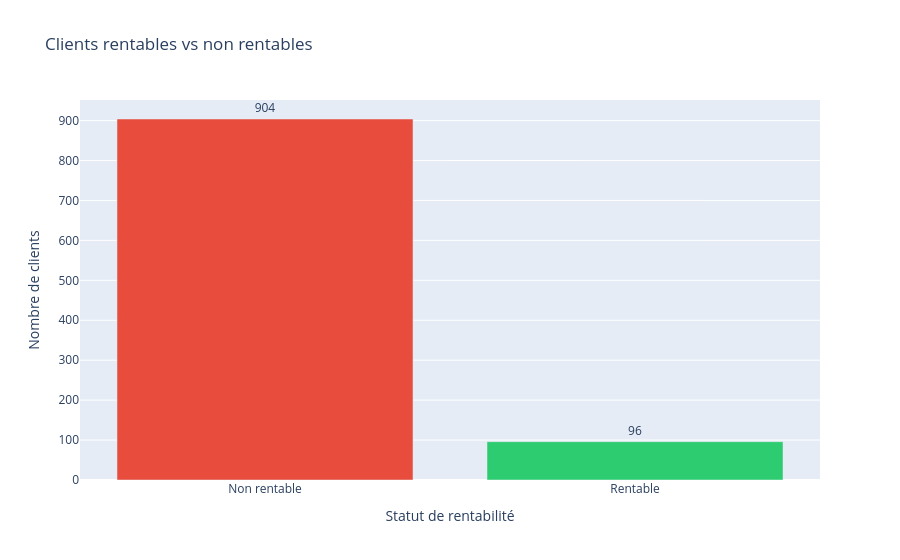

Source (notebook cell):
### Code cell
import plotly.graph_objects as go

fig = go.Figure(
    data=[
        go.Bar(
            x=rentabilite_clients["rentabilite"],
            y=rentabilite_clients["Effectif"],
            textposition="outside"
        )
    ]
)

fig_rentabilite.update_traces(textposition="outside", textfont_size=12)
fig_rentabilite.update_layout(
    bargap=0.2,
    xaxis_title="Statut de rentabilité",
    yaxis_title="Nombre de clients",
    showlegend=False
)

fig_rentabilite.show()

### Figure 1 — Plotly figure (JSON) as saved in the notebook; plotly's stock layout.template omitted (floating-point values rounded to 4 significant figures)
{"data": [{"hovertemplate": "Rentabilité=%{x}<br>Nombre de clients=%{text}<extra></extra>", "legendgroup": "Non rentable", "marker": {"color": "#e74c3c", "pattern": {"shape": ""}}, "name": "Non rentable", "orientation": "v", "showlegend": true, "text": [904.0], "textfont": {"size": 12}, "textposition": "outside", "type": "bar", "x": ["Non rentable"], "xaxis": "x", "y": [904], "yaxis": "y"}, {"hovertemplate": "Rentabilité=%{x}<br>Nombre de clients=%{text}<extra></extra>", "legendgroup": "Rentable", "marker": {"color": "#2ecc71", "pattern": {"shape": ""}}, "name": "Rentable", "orientation": "v", "showlegend": true, "text": [96.0], "textfont": {"size": 12}, "textposition": "outside", "type": "bar", "x": ["Rentable"], "xaxis": "x", "y": [96], "yaxis": "y"}], "layout": {"bargap": 0.2, "barmode": "relative", "legend": {"title": {"text": "Rentabilité"}, "tracegroupgap": 0}, "showlegend": false, "title": {"text": "Clients rentables vs non rentables"}, "xaxis": {"anchor": "y", "categoryarray": ["Non rentable", "Rentable"], "categoryorder": "array", "domain": [0, 1], "title": {"text": "Statut de rentabilité"}}, "yaxis": {"anchor": "x", "domain": [0, 1], "title": {"text": "Nombre de clients"}}}}
